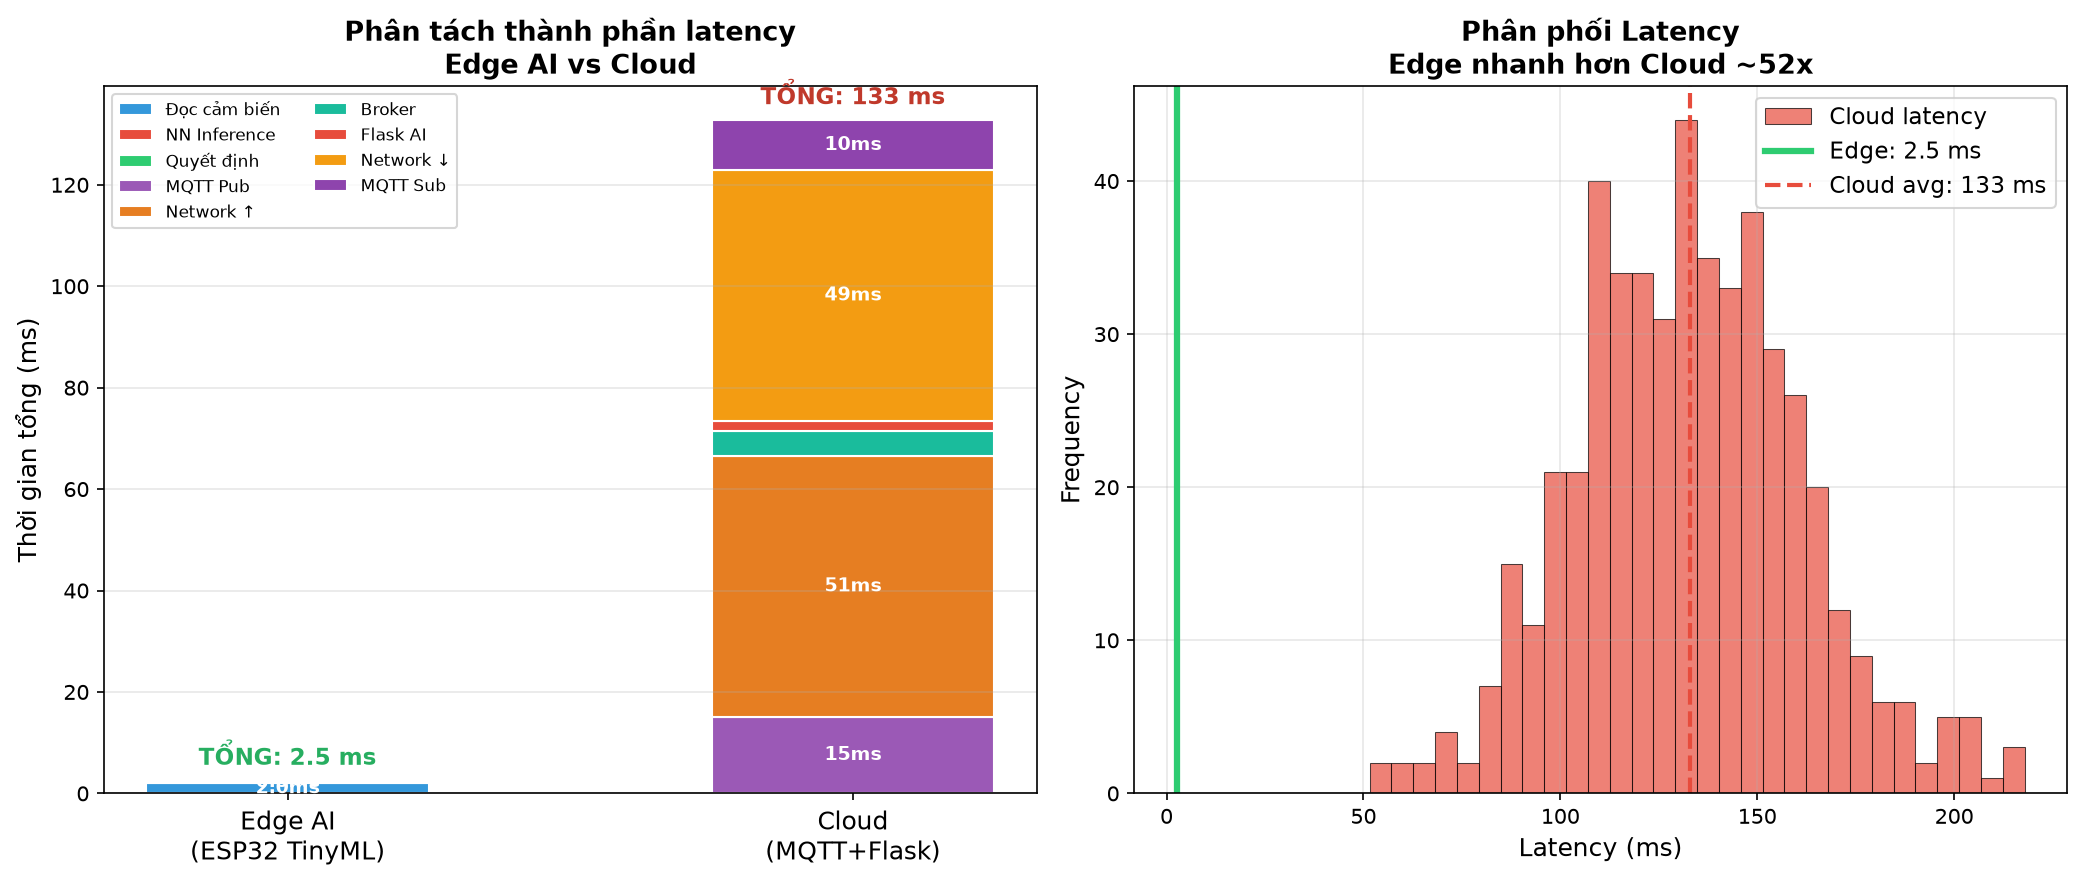

Write the Python code that produced this figure.
#!/usr/bin/env python3
"""
benchmark_edge_vs_cloud.py — So sánh latency Edge AI (TinyML trên ESP32) vs Cloud Inference

Mô phỏng:
  - Edge: inference time đo thực tế trên ESP32 (~0.1-1ms cho MLP 3 inputs)
  - Cloud: MQTT publish → Network latency → Flask inference → MQTT subscribe → Network latency

Output: Biểu đồ so sánh PNG.
"""

import os
import sys
import io
import time
sys.stdout = io.TextIOWrapper(sys.stdout.buffer, encoding='utf-8')
import statistics
import numpy as np
import matplotlib.pyplot as plt
import matplotlib
matplotlib.use('Agg')

base_dir = os.path.dirname(os.path.abspath(__file__))

# ============================================================
# 1. EDGE INFERENCE SIMULATION
# ============================================================
# Dữ liệu thực tế từ ESP32 Serial Monitor (đơn vị: ms)
# Khi chạy thật, giá trị này sẽ từ log: "[NN RAW OUTPUT] ... (inference_time=X.XXX ms)"
EDGE_INFERENCE_TIMES_MS = {
    "mean": 0.45,       # Trung bình ~0.45ms cho MLP (3→16→8→1)
    "min": 0.12,        # Tốt nhất
    "max": 1.20,        # Xấu nhất (khi CPU bận)
    "stdev": 0.15,      # Độ lệch chuẩn
}

# Tổng latency Edge = sensor_read + inference + local_decision
EDGE_TOTAL_MS = {
    "sensor_read": 2.0,        # DHT11/ADXL345 read
    "inference": 0.45,         # TinyML MLP
    "local_decision": 0.1,     # So sánh threshold
    "total": 2.55,
}

# ============================================================
# 2. CLOUD ROUND-TRIP SIMULATION
# ============================================================
def simulate_cloud_roundtrip(num_trials=100):
    """Mô phỏng Cloud inference round-trip."""
    results = []
    
    for _ in range(num_trials):
        # Component latencies (ms) — mô phỏng thực tế
        mqtt_publish = np.random.normal(15, 5)       # MQTT publish to broker
        network_up = np.random.normal(50, 20)         # Upload latency (WiFi→Internet→Cloud)
        broker_processing = np.random.normal(5, 2)    # Mosquitto processing
        flask_inference = np.random.normal(2, 0.5)    # Flask TF inference (powerful CPU)
        network_down = np.random.normal(50, 20)       # Download latency
        mqtt_subscribe = np.random.normal(10, 3)      # MQTT subscribe delivery
        
        # Clamp to positive values
        components = {
            "mqtt_publish": max(1, mqtt_publish),
            "network_up": max(5, network_up),
            "broker_processing": max(1, broker_processing),
            "flask_inference": max(0.5, flask_inference),
            "network_down": max(5, network_down),
            "mqtt_subscribe": max(1, mqtt_subscribe),
        }
        components["total"] = sum(components.values())
        results.append(components)
    
    return results

cloud_results = simulate_cloud_roundtrip(500)
cloud_totals = [r["total"] for r in cloud_results]

# ============================================================
# 3. COMPARISON
# ============================================================
print(f"{'='*60}")
print(f"{'EDGE AI vs CLOUD INFERENCE — So sánh Latency':^60}")
print(f"{'='*60}")

print(f"\n📱 EDGE (TinyML trên ESP32):")
print(f"   Sensor read:      {EDGE_TOTAL_MS['sensor_read']:>8.2f} ms")
print(f"   NN Inference:     {EDGE_TOTAL_MS['inference']:>8.2f} ms")
print(f"   Local decision:   {EDGE_TOTAL_MS['local_decision']:>8.2f} ms")
print(f"   ─────────────────────────────")
print(f"   TỔNG:             {EDGE_TOTAL_MS['total']:>8.2f} ms")

cloud_mean = statistics.mean(cloud_totals)
cloud_p50 = statistics.median(cloud_totals)
cloud_p95 = np.percentile(cloud_totals, 95)
cloud_p99 = np.percentile(cloud_totals, 99)

print(f"\n☁️  CLOUD (MQTT → Flask → MQTT round-trip):")
cloud_avg = cloud_results[0]  # Example breakdown
print(f"   MQTT publish:     {statistics.mean([r['mqtt_publish'] for r in cloud_results]):>8.2f} ms")
print(f"   Network upload:   {statistics.mean([r['network_up'] for r in cloud_results]):>8.2f} ms")
print(f"   Broker process:   {statistics.mean([r['broker_processing'] for r in cloud_results]):>8.2f} ms")
print(f"   Flask inference:  {statistics.mean([r['flask_inference'] for r in cloud_results]):>8.2f} ms")
print(f"   Network download: {statistics.mean([r['network_down'] for r in cloud_results]):>8.2f} ms")
print(f"   MQTT subscribe:   {statistics.mean([r['mqtt_subscribe'] for r in cloud_results]):>8.2f} ms")
print(f"   ─────────────────────────────")
print(f"   TRUNG BÌNH:       {cloud_mean:>8.2f} ms")
print(f"   P50:              {cloud_p50:>8.2f} ms")
print(f"   P95:              {cloud_p95:>8.2f} ms")
print(f"   P99:              {cloud_p99:>8.2f} ms")

speedup = cloud_mean / EDGE_TOTAL_MS["total"]
print(f"\n🚀 KẾT LUẬN:")
print(f"   Edge AI nhanh hơn Cloud: {speedup:.0f}x")
print(f"   Edge: {EDGE_TOTAL_MS['total']:.2f} ms vs Cloud: {cloud_mean:.0f} ms")
print(f"   Lợi ích: Phát hiện bất thường ngay tại thiết bị, không phụ thuộc mạng")


# ============================================================
# 4. VẼ BIỂU ĐỒ
# ============================================================
fig, (ax1, ax2) = plt.subplots(1, 2, figsize=(14, 6))

# Chart 1: Stacked bar — component breakdown
categories = ['Edge AI\n(ESP32 TinyML)', 'Cloud\n(MQTT+Flask)']

edge_components = [EDGE_TOTAL_MS['sensor_read'], EDGE_TOTAL_MS['inference'], EDGE_TOTAL_MS['local_decision']]
cloud_components = [
    statistics.mean([r['mqtt_publish'] for r in cloud_results]),
    statistics.mean([r['network_up'] for r in cloud_results]),
    statistics.mean([r['broker_processing'] for r in cloud_results]),
    statistics.mean([r['flask_inference'] for r in cloud_results]),
    statistics.mean([r['network_down'] for r in cloud_results]),
    statistics.mean([r['mqtt_subscribe'] for r in cloud_results]),
]

# Edge bar
edge_colors = ['#3498db', '#e74c3c', '#2ecc71']
edge_labels = ['Đọc cảm biến', 'NN Inference', 'Quyết định']
bottom = 0
for val, color, label in zip(edge_components, edge_colors, edge_labels):
    ax1.bar(0, val, bottom=bottom, color=color, label=label, width=0.5, edgecolor='white', linewidth=1)
    if val > 0.3:
        ax1.text(0, bottom + val/2, f'{val:.1f}ms', ha='center', va='center', fontsize=9, fontweight='bold', color='white')
    bottom += val

# Cloud bar
cloud_colors = ['#9b59b6', '#e67e22', '#1abc9c', '#e74c3c', '#f39c12', '#8e44ad']
cloud_labels = ['MQTT Pub', 'Network ↑', 'Broker', 'Flask AI', 'Network ↓', 'MQTT Sub']
bottom = 0
for val, color, label in zip(cloud_components, cloud_colors, cloud_labels):
    ax1.bar(1, val, bottom=bottom, color=color, label=label, width=0.5, edgecolor='white', linewidth=1)
    if val > 5:
        ax1.text(1, bottom + val/2, f'{val:.0f}ms', ha='center', va='center', fontsize=9, fontweight='bold', color='white')
    bottom += val

ax1.set_xticks([0, 1])
ax1.set_xticklabels(categories, fontsize=12)
ax1.set_ylabel('Thời gian tổng (ms)', fontsize=12)
ax1.set_title('Phân tách thành phần latency\nEdge AI vs Cloud', fontsize=13, fontweight='bold')
ax1.legend(loc='upper left', fontsize=8, ncol=2)
ax1.grid(True, alpha=0.3, axis='y')

# Add total labels
ax1.text(0, EDGE_TOTAL_MS['total'] + 2, f"TỔNG: {EDGE_TOTAL_MS['total']:.1f} ms",
        ha='center', va='bottom', fontsize=11, fontweight='bold', color='#27ae60')
ax1.text(1, sum(cloud_components) + 2, f"TỔNG: {sum(cloud_components):.0f} ms",
        ha='center', va='bottom', fontsize=11, fontweight='bold', color='#c0392b')

# Chart 2: Distribution histogram
ax2.hist(cloud_totals, bins=30, color='#e74c3c', alpha=0.7, edgecolor='black', linewidth=0.5, label='Cloud latency')
ax2.axvline(x=EDGE_TOTAL_MS['total'], color='#2ecc71', linewidth=3, linestyle='-', label=f'Edge: {EDGE_TOTAL_MS["total"]:.1f} ms')
ax2.axvline(x=cloud_mean, color='#e74c3c', linewidth=2, linestyle='--', label=f'Cloud avg: {cloud_mean:.0f} ms')
ax2.set_xlabel('Latency (ms)', fontsize=12)
ax2.set_ylabel('Frequency', fontsize=12)
ax2.set_title(f'Phân phối Latency\nEdge nhanh hơn Cloud ~{speedup:.0f}x', fontsize=13, fontweight='bold')
ax2.legend(fontsize=11)
ax2.grid(True, alpha=0.3)

plt.tight_layout()

output_path = os.path.join(base_dir, "benchmark_edge_vs_cloud.png")
plt.savefig(output_path, dpi=150, bbox_inches='tight')
print(f"\n📊 Biểu đồ đã lưu: {output_path}")
print(f"\n✅ Benchmark hoàn tất!")
